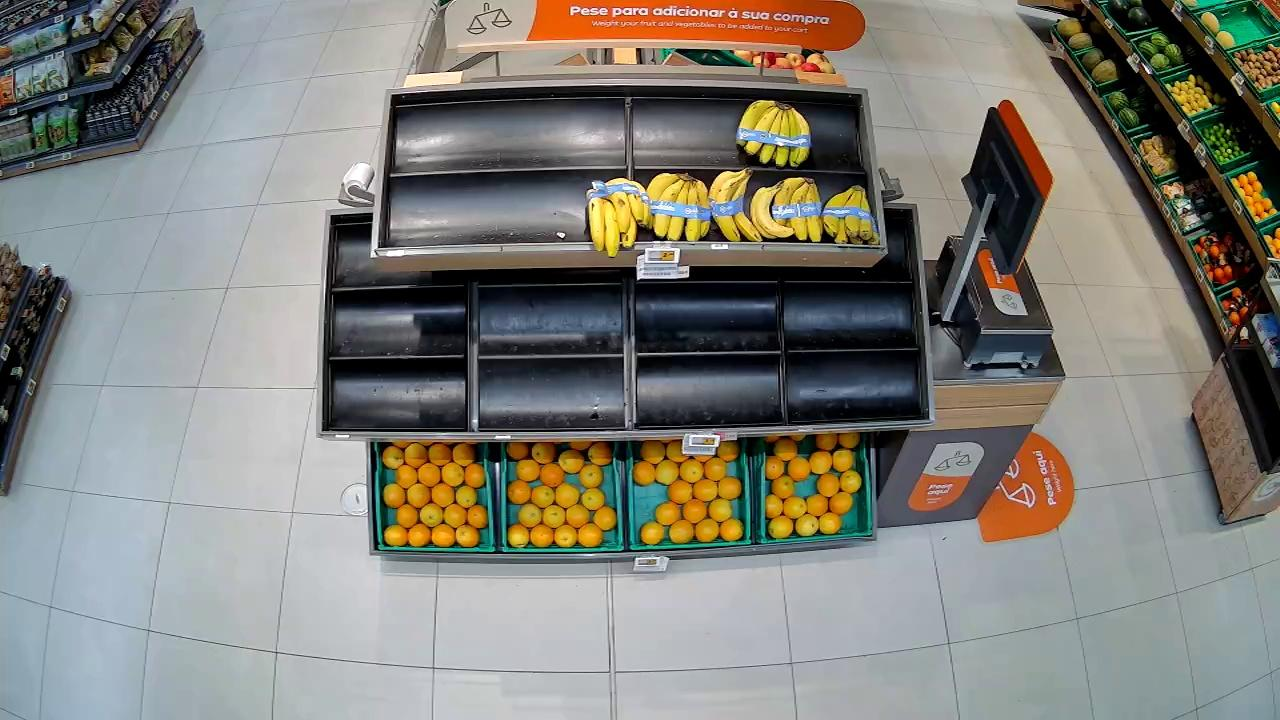
#> input picture data/cameras/6215/1751001268.jpg, 1280 x 720 px; its folder holds only this picture in this run
$ python outline_areas.py
#> lines starting #> are read from the running program, lines starting #| are printed output that depends on the picture
### planogram.py
"""Reading data/planogram.json."""

import json

CORNERS = ("top_left", "top_right", "bottom_right", "bottom_left")


def load_cameras(planogram_path):
    with open(planogram_path) as file:
#> (reads data/planogram.json from the repository)
        return json.load(file)["Frutas e Legumes"]["cameras"]


def area_quad(area):
    """The area's corners in clockwise order from the top left.

    The corner keys are not always in the same order in the JSON, so they are looked up by name.
    """
    return [area["image_coordinates"][corner] for corner in CORNERS]

### outline_areas.py
"""Outline every planogram area on the full camera photos, labelled with its ids and product name.

Output layout: <output>/<camera>/<timestamp>.jpg
"""

import argparse
import random
import textwrap
from pathlib import Path

from PIL import Image, ImageColor, ImageDraw, ImageFont

from planogram import area_quad, load_cameras

COLORS = list(ImageColor.colormap)


def draw_areas(image, products):
    draw = ImageDraw.Draw(image)
    font = ImageFont.load_default()

    for product in products:
        points = [tuple(point) for point in area_quad(product)]

        # Seed by area so each area keeps the same color across images.
        color = random.Random(product["area_id"]).choice(COLORS)
        draw.line(points + [points[0]], fill=color, width=3)

        label = "\n".join(
            [
                f"Area: {product['area_id']}",
                f"Product: {product['product_id']}",
                *textwrap.wrap(product["product_name"], width=24),
            ]
        )
        center_x = sum(point[0] for point in points) // len(points)
        center_y = sum(point[1] for point in points) // len(points)
        text_box = draw.multiline_textbbox((center_x, center_y), label, font=font, anchor="mm", spacing=1)
        padding = 2
        draw.rectangle(
            (
                text_box[0] - padding,
                text_box[1] - padding,
                text_box[2] + padding,
                text_box[3] + padding,
            ),
            fill="black",
        )
        draw.multiline_text((center_x, center_y), label, font=font, fill="white", anchor="mm", spacing=1)

    return image


def main():
    parser = argparse.ArgumentParser(description=__doc__)
    parser.add_argument("--planogram", type=Path, default=Path("data/planogram.json"))
    parser.add_argument("--cameras", type=Path, default=Path("data/cameras"))
    parser.add_argument("--output", type=Path, default=Path("data/outlined"))
    args = parser.parse_args()

    for camera, camera_data in sorted(load_cameras(args.planogram).items()):
        output_dir = args.output / camera
        output_dir.mkdir(parents=True, exist_ok=True)

        for image_path in sorted((args.cameras / camera).glob("*.jpg")):
            with Image.open(image_path) as image:
#> image is the input picture: PIL image 1280x720 RGB; mean R, G, B 129.7, 128.5, 121.4
                draw_areas(image.convert("RGB"), camera_data["products"]).save(output_dir / image_path.name)
#> the loop in draw_areas, `for product in products:` made 10 passes
#> (points, color, center_x, center_y, text_box) on passes 1 to 7: ([(370, 179), (633, 171), (629, 248), (384, 255)], 'lightskyblue', 504, 213, (435, 198, 573, 228)), ([(299, 350), (464, 347), (479, 438), (331, 438)], 'yellow', 393, 393, (341, 378, 445, 408)), ([(327, 464), (478, 464), (495, 555), (366, 553)], 'peachpuff', 416, 509, (364, 494, 468, 524)), ([(462, 349), (635, 347), (630, 437), (477, 438)], 'magenta', 551, 392, (499, 377, 603, 407)), ([(476, 454), (630, 452), (624, 551), (495, 552)], 'lightsalmon', 556, 502, (504, 487, 608, 517)), ([(650, 334), (812, 331), (785, 428), (642, 433)], 'cornflowerblue', 722, 381, (670, 366, 774, 396)), ([(642, 431), (785, 427), (749, 546), (632, 551)], 'darkorange', 702, 488, (639, 467.5, 764, 509.5))
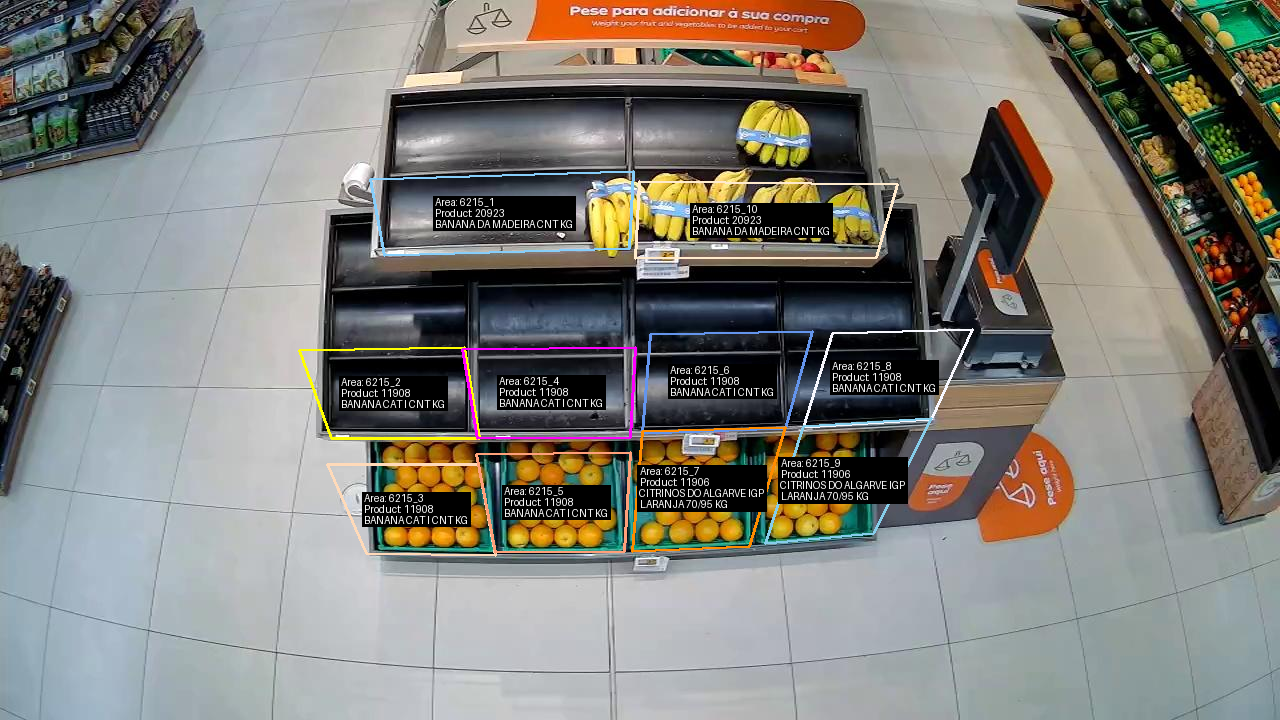
#> saved as 1751001268.jpg: PIL image 1280x720 RGB; mean R, G, B 126.9, 125.6, 120.2
            print(f"{camera}/{image_path.name}")
#> pass 2 of the loop in main, `for camera, camera_data in sorted(load_cameras(args.planogram).items()):`:
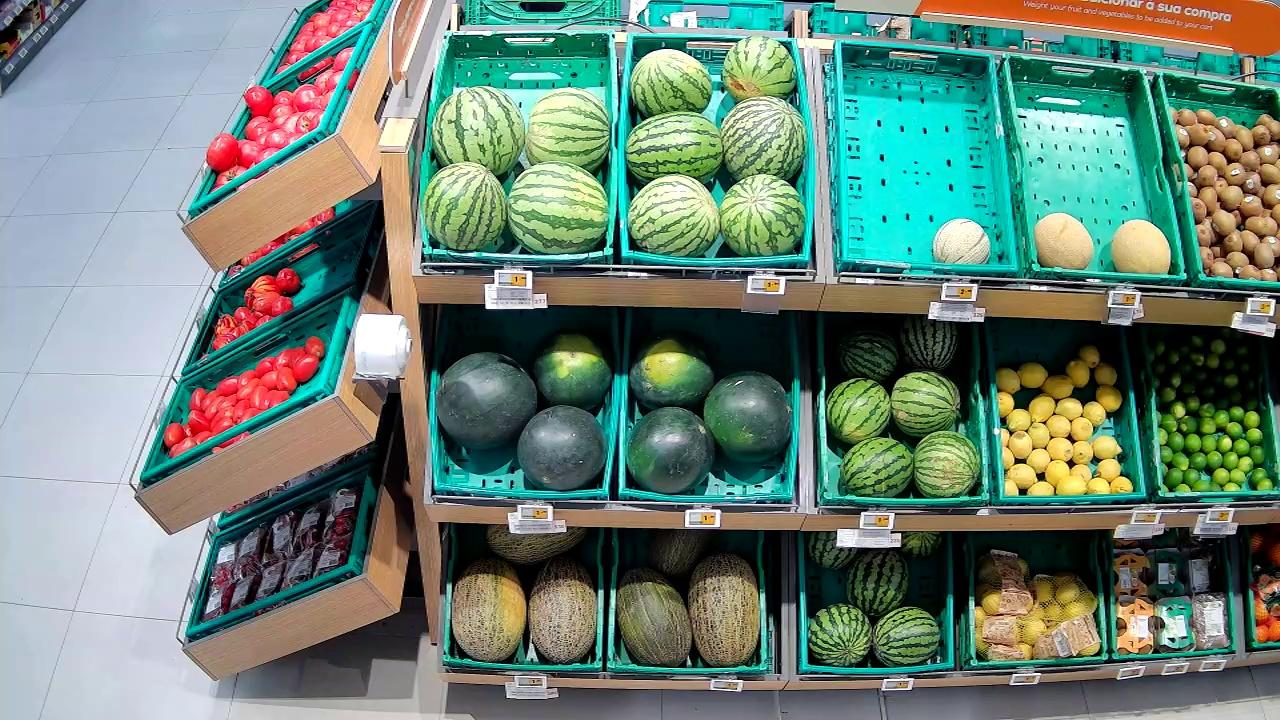
#> input picture data/cameras/6371/1751001169.jpg, 1280 x 720 px
#> in main, image is the input picture: PIL image 1280x720 RGB; mean R, G, B 108.7, 131.5, 119.1
#> the loop in draw_areas (call 2), `for product in products:` made 9 passes
#> (points, color, center_x, center_y, text_box) on passes 1 to 4: ([(416, 99), (615, 100), (612, 269), (426, 266)], 'chocolate', 517, 183, (461.5, 162.5, 572, 203.5)), ([(418, 300), (611, 304), (608, 500), (435, 495)], 'mediumpurple', 518, 399, (455.5, 378.5, 580, 419.5)), ([(431, 523), (607, 528), (606, 668), (447, 662)], 'plum', 522, 595, (456, 574.5, 588, 615.5)), ([(622, 308), (822, 314), (797, 506), (618, 502)], 'darkorchid', 714, 407, (651.5, 386.5, 776, 427.5))
#> in main, `draw_areas(image.convert("RGB"), camera_data["products"]).save(output_..`:
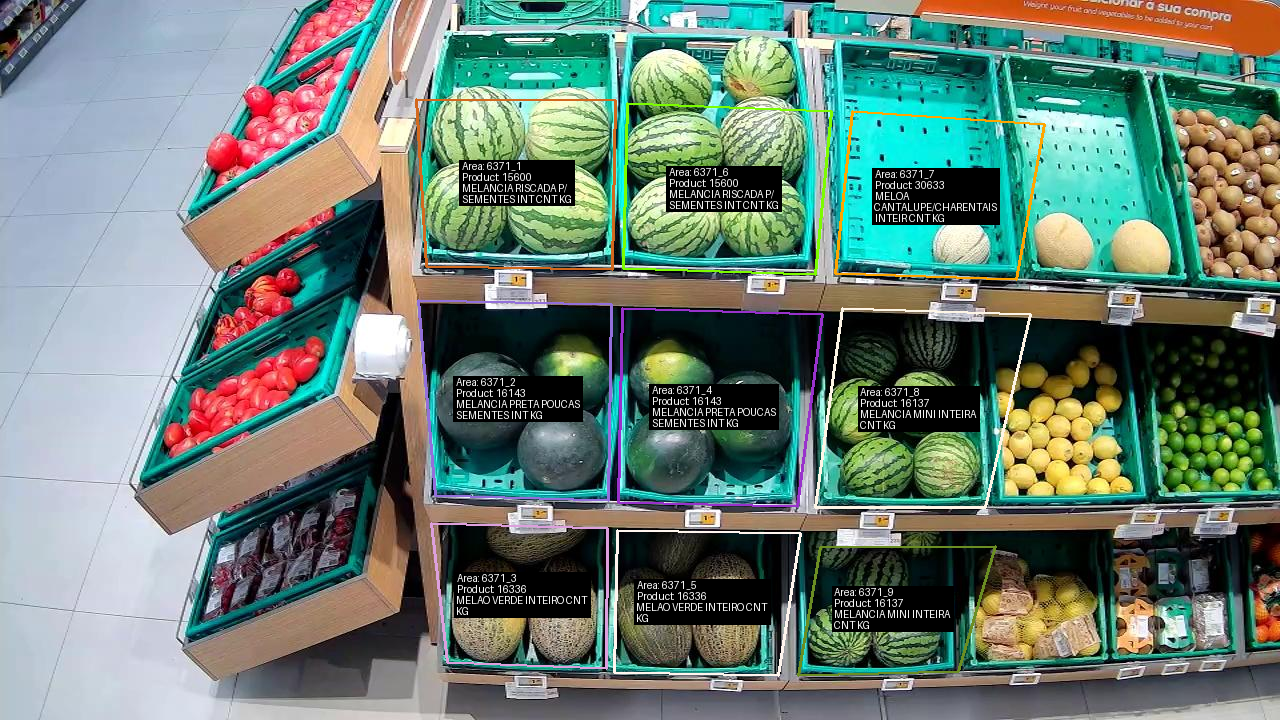
#> saved as 1751001169.jpg: PIL image 1280x720 RGB; mean R, G, B 107, 125.9, 114.7


if __name__ == "__main__":
    main()
